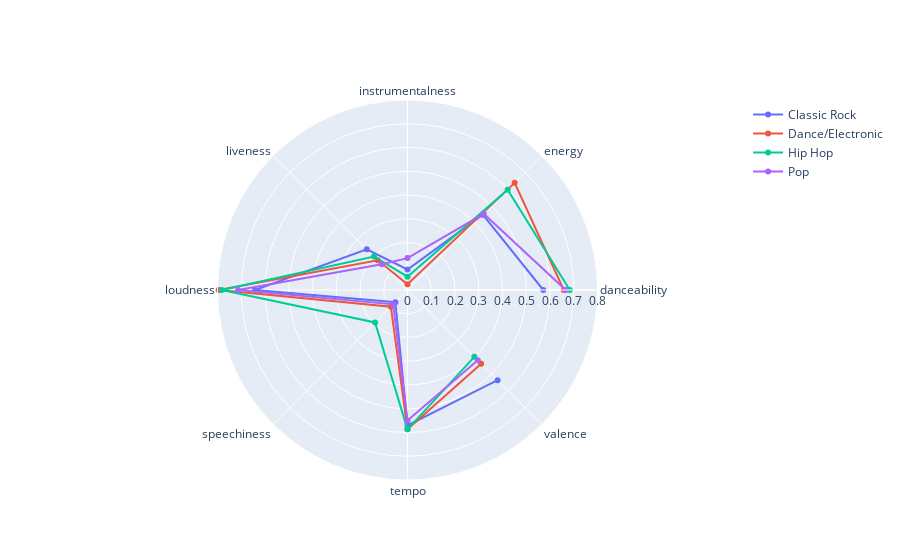

Notebook source saved alongside this figure:
### Code cell
categories = list(feature_avgs_by_genre.columns)

fig = go.Figure()

fig.add_trace(go.Scatterpolar(
      r=feature_avgs_by_genre.loc['classic rock'],
      theta=categories,
      name='Classic Rock'
))
fig.add_trace(go.Scatterpolar(
      r=feature_avgs_by_genre.loc['dance/electronic'],
      theta=categories,
      name='Dance/Electronic'
))
fig.add_trace(go.Scatterpolar(
      r=feature_avgs_by_genre.loc['hip hop'],
      theta=categories,
      name='Hip Hop'
))
fig.add_trace(go.Scatterpolar(
      r=feature_avgs_by_genre.loc['pop'],
      theta=categories,
      name='Pop'
))

fig.update_layout(
  polar=dict(
    radialaxis=dict(
      visible=True,
      range=[0, 0.8]
    )),
  showlegend=True
)

fig.show()

### Figure 1 — Plotly figure (JSON) as saved in the notebook; plotly's stock layout.template omitted (floating-point values rounded to 4 significant figures)
{"data": [{"name": "Classic Rock", "r": [0.5718, 0.4485, 0.08636, 0.2426, 0.6422, 0.07225, 0.5704, 0.5367], "theta": ["danceability", "energy", "instrumentalness", "liveness", "loudness", "speechiness", "tempo", "valence"], "type": "scatterpolar"}, {"name": "Dance/Electronic", "r": [0.6581, 0.6382, 0.02423, 0.1771, 0.7952, 0.0992, 0.5865, 0.4388], "theta": ["danceability", "energy", "instrumentalness", "liveness", "loudness", "speechiness", "tempo", "valence"], "type": "scatterpolar"}, {"name": "Hip Hop", "r": [0.6833, 0.5965, 0.05604, 0.1995, 0.7821, 0.1931, 0.5868, 0.3979], "theta": ["danceability", "energy", "instrumentalness", "liveness", "loudness", "speechiness", "tempo", "valence"], "type": "scatterpolar"}, {"name": "Pop", "r": [0.6663, 0.4539, 0.1343, 0.153, 0.7132, 0.08535, 0.5498, 0.4185], "theta": ["danceability", "energy", "instrumentalness", "liveness", "loudness", "speechiness", "tempo", "valence"], "type": "scatterpolar"}], "layout": {"polar": {"radialaxis": {"range": [0, 0.8], "visible": true}}, "showlegend": true}}
